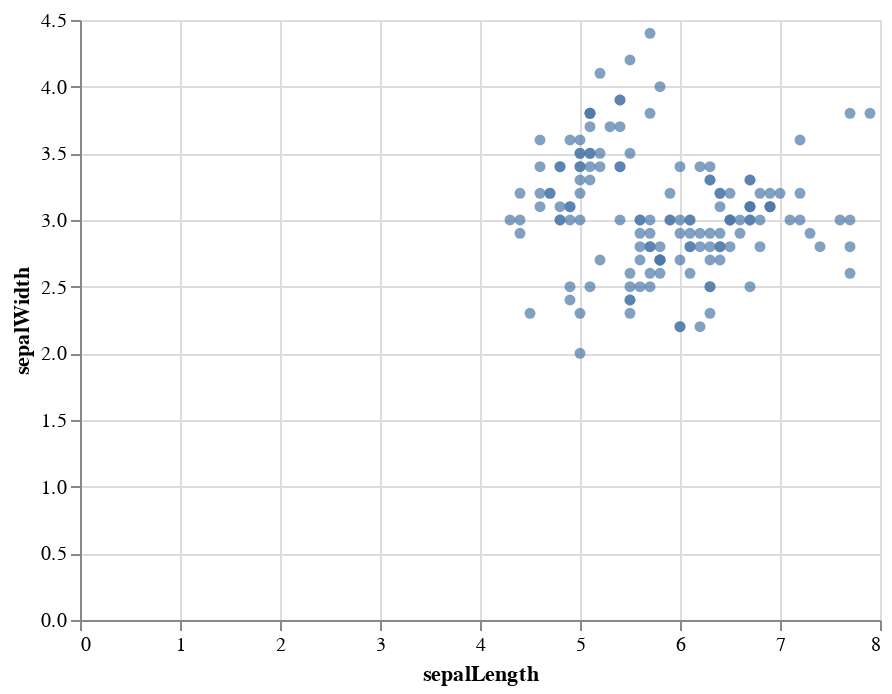

The cell this chart's notebook holds for it:
### Code cell
chart

### Figure 1 — Vega-Lite specification as saved in the notebook (floating-point values rounded to 4 significant figures; data arrays with more than 128 entries replaced by an {"elided": "..."} marker saying what was removed)
{"config": {"view": {"continuousWidth": 400, "continuousHeight": 300}}, "data": {"name": "data-a264acbd6e539a8b3afc0cb5f240fb57"}, "mark": "circle", "encoding": {"tooltip": {"field": "species", "type": "nominal"}, "x": {"field": "sepalLength", "type": "quantitative"}, "y": {"field": "sepalWidth", "type": "quantitative"}}, "selection": {"selector008": {"type": "interval", "bind": "scales", "encodings": ["x", "y"]}}, "$schema": "https://vega.github.io/schema/vega-lite/v4.17.0.json", "datasets": {"data-a264acbd6e539a8b3afc0cb5f240fb57": {"elided": "150 records"}}}
